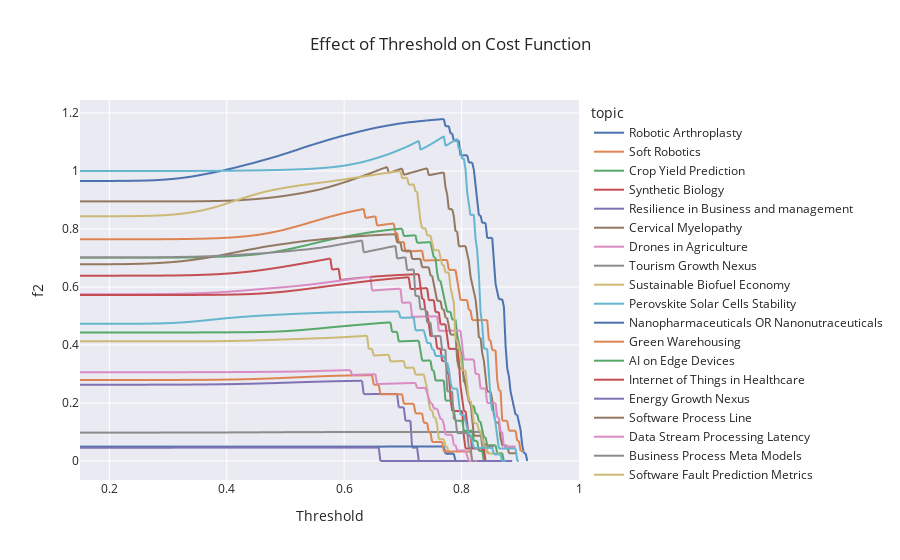

Notebook source saved alongside this figure:
### Code cell
# cost function to maximize the number of core publications while minimizing the number of publications
def f_beta(inverse_precision, recall, beta=2):
    return (1 + beta**2) * (inverse_precision * recall) / (beta**2 * inverse_precision + recall)

df["f2"] = f_beta(df["n_total_pubs"] / df["n_pubs"], df["n_core_pubs"] / df["total_core_pubs"])
fig = px.line(df, x="threshold", y="f2", color="topic", hover_data=["n_core_pubs", "n_pubs"],
                labels=dict(cost="Cost", threshold="Threshold"),
                title="Effect of Threshold on Cost Function")
q = df.loc[df.groupby("topic")["f2"].idxmax()][["topic","threshold", "f2", "n_pubs", "n_total_pubs", "n_core_pubs", "total_core_pubs"]].round(3)
print(f"Average Threshold: {q['threshold'].mean():.3f}")
fig.show()
display(q.set_index("topic"))

### Figure 1 — Plotly figure (JSON) as saved in the notebook; plotly's stock layout.template omitted (floating-point values rounded to 4 significant figures; data arrays with more than 128 entries replaced by an {"elided": "..."} marker saying what was removed)
{"data": [{"customdata": {"elided": "300x2 int values"}, "hovertemplate": "topic=Robotic Arthroplasty<br>Threshold=%{x}<br>f2=%{y}<br>n_core_pubs=%{customdata[0]}<br>n_pubs=%{customdata[1]}<extra></extra>", "legendgroup": "Robotic Arthroplasty", "line": {"color": "rgb(76,114,176)", "dash": "solid"}, "marker": {"symbol": "circle"}, "mode": "lines", "name": "Robotic Arthroplasty", "showlegend": true, "type": "scattergl", "x": {"elided": "300 float values"}, "xaxis": "x", "y": {"elided": "300 float values"}, "yaxis": "y"}, {"customdata": {"elided": "300x2 int values"}, "hovertemplate": "topic=Soft Robotics<br>Threshold=%{x}<br>f2=%{y}<br>n_core_pubs=%{customdata[0]}<br>n_pubs=%{customdata[1]}<extra></extra>", "legendgroup": "Soft Robotics", "line": {"color": "rgb(221,132,82)", "dash": "solid"}, "marker": {"symbol": "circle"}, "mode": "lines", "name": "Soft Robotics", "showlegend": true, "type": "scattergl", "x": {"elided": "300 float values"}, "xaxis": "x", "y": {"elided": "300 float values"}, "yaxis": "y"}, {"customdata": {"elided": "300x2 int values"}, "hovertemplate": "topic=Crop Yield Prediction<br>Threshold=%{x}<br>f2=%{y}<br>n_core_pubs=%{customdata[0]}<br>n_pubs=%{customdata[1]}<extra></extra>", "legendgroup": "Crop Yield Prediction", "line": {"color": "rgb(85,168,104)", "dash": "solid"}, "marker": {"symbol": "circle"}, "mode": "lines", "name": "Crop Yield Prediction", "showlegend": true, "type": "scattergl", "x": {"elided": "300 float values"}, "xaxis": "x", "y": {"elided": "300 float values"}, "yaxis": "y"}, {"customdata": {"elided": "300x2 int values"}, "hovertemplate": "topic=Synthetic Biology<br>Threshold=%{x}<br>f2=%{y}<br>n_core_pubs=%{customdata[0]}<br>n_pubs=%{customdata[1]}<extra></extra>", "legendgroup": "Synthetic Biology", "line": {"color": "rgb(196,78,82)", "dash": "solid"}, "marker": {"symbol": "circle"}, "mode": "lines", "name": "Synthetic Biology", "showlegend": true, "type": "scattergl", "x": {"elided": "300 float values"}, "xaxis": "x", "y": {"elided": "300 float values"}, "yaxis": "y"}, {"customdata": {"elided": "300x2 int values"}, "hovertemplate": "topic=Resilience in Business and management<br>Threshold=%{x}<br>f2=%{y}<br>n_core_pubs=%{customdata[0]}<br>n_pubs=%{customdata[1]}<extra></extra>", "legendgroup": "Resilience in Business and management", "line": {"color": "rgb(129,114,179)", "dash": "solid"}, "marker": {"symbol": "circle"}, "mode": "lines", "name": "Resilience in Business and management", "showlegend": true, "type": "scattergl", "x": {"elided": "300 float values"}, "xaxis": "x", "y": {"elided": "300 float values"}, "yaxis": "y"}, {"customdata": {"elided": "300x2 int values"}, "hovertemplate": "topic=Cervical Myelopathy<br>Threshold=%{x}<br>f2=%{y}<br>n_core_pubs=%{customdata[0]}<br>n_pubs=%{customdata[1]}<extra></extra>", "legendgroup": "Cervical Myelopathy", "line": {"color": "rgb(147,120,96)", "dash": "solid"}, "marker": {"symbol": "circle"}, "mode": "lines", "name": "Cervical Myelopathy", "showlegend": true, "type": "scattergl", "x": {"elided": "300 float values"}, "xaxis": "x", "y": {"elided": "300 float values"}, "yaxis": "y"}, {"customdata": {"elided": "300x2 int values"}, "hovertemplate": "topic=Drones in Agriculture<br>Threshold=%{x}<br>f2=%{y}<br>n_core_pubs=%{customdata[0]}<br>n_pubs=%{customdata[1]}<extra></extra>", "legendgroup": "Drones in Agriculture", "line": {"color": "rgb(218,139,195)", "dash": "solid"}, "marker": {"symbol": "circle"}, "mode": "lines", "name": "Drones in Agriculture", "showlegend": true, "type": "scattergl", "x": {"elided": "300 float values"}, "xaxis": "x", "y": {"elided": "300 float values"}, "yaxis": "y"}, {"customdata": {"elided": "300x2 int values"}, "hovertemplate": "topic=Tourism Growth Nexus<br>Threshold=%{x}<br>f2=%{y}<br>n_core_pubs=%{customdata[0]}<br>n_pubs=%{customdata[1]}<extra></extra>", "legendgroup": "Tourism Growth Nexus", "line": {"color": "rgb(140,140,140)", "dash": "solid"}, "marker": {"symbol": "circle"}, "mode": "lines", "name": "Tourism Growth Nexus", "showlegend": true, "type": "scattergl", "x": {"elided": "300 float values"}, "xaxis": "x", "y": {"elided": "300 float values"}, "yaxis": "y"}, {"customdata": {"elided": "300x2 int values"}, "hovertemplate": "topic=Sustainable Biofuel Economy<br>Threshold=%{x}<br>f2=%{y}<br>n_core_pubs=%{customdata[0]}<br>n_pubs=%{customdata[1]}<extra></extra>", "legendgroup": "Sustainable Biofuel Economy", "line": {"color": "rgb(204,185,116)", "dash": "solid"}, "marker": {"symbol": "circle"}, "mode": "lines", "name": "Sustainable Biofuel Economy", "showlegend": true, "type": "scattergl", "x": {"elided": "300 float values"}, "xaxis": "x", "y": {"elided": "300 float values"}, "yaxis": "y"}, {"customdata": {"elided": "300x2 int values"}, "hovertemplate": "topic=Perovskite Solar Cells Stability<br>Threshold=%{x}<br>f2=%{y}<br>n_core_pubs=%{customdata[0]}<br>n_pubs=%{customdata[1]}<extra></extra>", "legendgroup": "Perovskite Solar Cells Stability", "line": {"color": "rgb(100,181,205)", "dash": "solid"}, "marker": {"symbol": "circle"}, "mode": "lines", "name": "Perovskite Solar Cells Stability", "showlegend": true, "type": "scattergl", "x": {"elided": "300 float values"}, "xaxis": "x", "y": {"elided": "300 float values"}, "yaxis": "y"}, {"customdata": {"elided": "300x2 int values"}, "hovertemplate": "topic=Nanopharmaceuticals OR Nanonutraceuticals<br>Threshold=%{x}<br>f2=%{y}<br>n_core_pubs=%{customdata[0]}<br>n_pubs=%{customdata[1]}<extra></extra>", "legendgroup": "Nanopharmaceuticals OR Nanonutraceuticals", "line": {"color": "rgb(76,114,176)", "dash": "solid"}, "marker": {"symbol": "circle"}, "mode": "lines", "name": "Nanopharmaceuticals OR Nanonutraceuticals", "showlegend": true, "type": "scattergl", "x": {"elided": "300 float values"}, "xaxis": "x", "y": {"elided": "300 float values"}, "yaxis": "y"}, {"customdata": {"elided": "300x2 int values"}, "hovertemplate": "topic=Green Warehousing<br>Threshold=%{x}<br>f2=%{y}<br>n_core_pubs=%{customdata[0]}<br>n_pubs=%{customdata[1]}<extra></extra>", "legendgroup": "Green Warehousing", "line": {"color": "rgb(221,132,82)", "dash": "solid"}, "marker": {"symbol": "circle"}, "mode": "lines", "name": "Green Warehousing", "showlegend": true, "type": "scattergl", "x": {"elided": "300 float values"}, "xaxis": "x", "y": {"elided": "300 float values"}, "yaxis": "y"}, {"customdata": {"elided": "300x2 int values"}, "hovertemplate": "topic=AI on Edge Devices<br>Threshold=%{x}<br>f2=%{y}<br>n_core_pubs=%{customdata[0]}<br>n_pubs=%{customdata[1]}<extra></extra>", "legendgroup": "AI on Edge Devices", "line": {"color": "rgb(85,168,104)", "dash": "solid"}, "marker": {"symbol": "circle"}, "mode": "lines", "name": "AI on Edge Devices", "showlegend": true, "type": "scattergl", "x": {"elided": "300 float values"}, "xaxis": "x", "y": {"elided": "300 float values"}, "yaxis": "y"}, {"customdata": {"elided": "300x2 int values"}, "hovertemplate": "topic=Internet of Things in Healthcare<br>Threshold=%{x}<br>f2=%{y}<br>n_core_pubs=%{customdata[0]}<br>n_pubs=%{customdata[1]}<extra></extra>", "legendgroup": "Internet of Things in Healthcare", "line": {"color": "rgb(196,78,82)", "dash": "solid"}, "marker": {"symbol": "circle"}, "mode": "lines", "name": "Internet of Things in Healthcare", "showlegend": true, "type": "scattergl", "x": {"elided": "300 float values"}, "xaxis": "x", "y": {"elided": "300 float values"}, "yaxis": "y"}, {"customdata": {"elided": "300x2 int values"}, "hovertemplate": "topic=Energy Growth Nexus<br>Threshold=%{x}<br>f2=%{y}<br>n_core_pubs=%{customdata[0]}<br>n_pubs=%{customdata[1]}<extra></extra>", "legendgroup": "Energy Growth Nexus", "line": {"color": "rgb(129,114,179)", "dash": "solid"}, "marker": {"symbol": "circle"}, "mode": "lines", "name": "Energy Growth Nexus", "showlegend": true, "type": "scattergl", "x": {"elided": "300 float values"}, "xaxis": "x", "y": {"elided": "300 float values"}, "yaxis": "y"}, {"customdata": {"elided": "300x2 int values"}, "hovertemplate": "topic=Software Process Line<br>Threshold=%{x}<br>f2=%{y}<br>n_core_pubs=%{customdata[0]}<br>n_pubs=%{customdata[1]}<extra></extra>", "legendgroup": "Software Process Line", "line": {"color": "rgb(147,120,96)", "dash": "solid"}, "marker": {"symbol": "circle"}, "mode": "lines", "name": "Software Process Line", "showlegend": true, "type": "scattergl", "x": {"elided": "300 float values"}, "xaxis": "x", "y": {"elided": "300 float values"}, "yaxis": "y"}, {"customdata": {"elided": "300x2 int values"}, "hovertemplate": "topic=Data Stream Processing Latency<br>Threshold=%{x}<br>f2=%{y}<br>n_core_pubs=%{customdata[0]}<br>n_pubs=%{customdata[1]}<extra></extra>", "legendgroup": "Data Stream Processing Latency", "line": {"color": "rgb(218,139,195)", "dash": "solid"}, "marker": {"symbol": "circle"}, "mode": "lines", "name": "Data Stream Processing Latency", "showlegend": true, "type": "scattergl", "x": {"elided": "300 float values"}, "xaxis": "x", "y": {"elided": "300 float values"}, "yaxis": "y"}, {"customdata": {"elided": "300x2 int values"}, "hovertemplate": "topic=Business Process Meta Models<br>Threshold=%{x}<br>f2=%{y}<br>n_core_pubs=%{customdata[0]}<br>n_pubs=%{customdata[1]}<extra></extra>", "legendgroup": "Business Process Meta Models", "line": {"color": "rgb(140,140,140)", "dash": "solid"}, "marker": {"symbol": "circle"}, "mode": "lines", "name": "Business Process Meta Models", "showlegend": true, "type": "scattergl", "x": {"elided": "300 float values"}, "xaxis": "x", "y": {"elided": "300 float values"}, "yaxis": "y"}, {"customdata": {"elided": "300x2 int values"}, "hovertemplate": "topic=Software Fault Prediction Metrics<br>Threshold=%{x}<br>f2=%{y}<br>n_core_pubs=%{customdata[0]}<br>n_pubs=%{customdata[1]}<extra></extra>", "legendgroup": "Software Fault Prediction Metrics", "line": {"color": "rgb(204,185,116)", "dash": "solid"}, "marker": {"symbol": "circle"}, "mode": "lines", "name": "Software Fault Prediction Metrics", "showlegend": true, "type": "scattergl", "x": {"elided": "300 float values"}, "xaxis": "x", "y": {"elided": "300 float values"}, "yaxis": "y"}, {"customdata": {"elided": "300x2 int values"}, "hovertemplate": "topic=Software Defect Prediction<br>Threshold=%{x}<br>f2=%{y}<br>n_core_pubs=%{customdata[0]}<br>n_pubs=%{customdata[1]}<extra></extra>", "legendgroup": "Software Defect Prediction", "line": {"color": "rgb(100,181,205)", "dash": "solid"}, "marker": {"symbol": "circle"}, "mode": "lines", "name": "Software Defect Prediction", "showlegend": true, "type": "scattergl", "x": {"elided": "300 float values"}, "xaxis": "x", "y": {"elided": "300 float values"}, "yaxis": "y"}], "layout": {"legend": {"title": {"text": "topic"}, "tracegroupgap": 0}, "title": {"text": "Effect of Threshold on Cost Function"}, "xaxis": {"anchor": "y", "domain": [0, 1], "title": {"text": "Threshold"}}, "yaxis": {"anchor": "x", "domain": [0, 1], "title": {"text": "f2"}}}}
